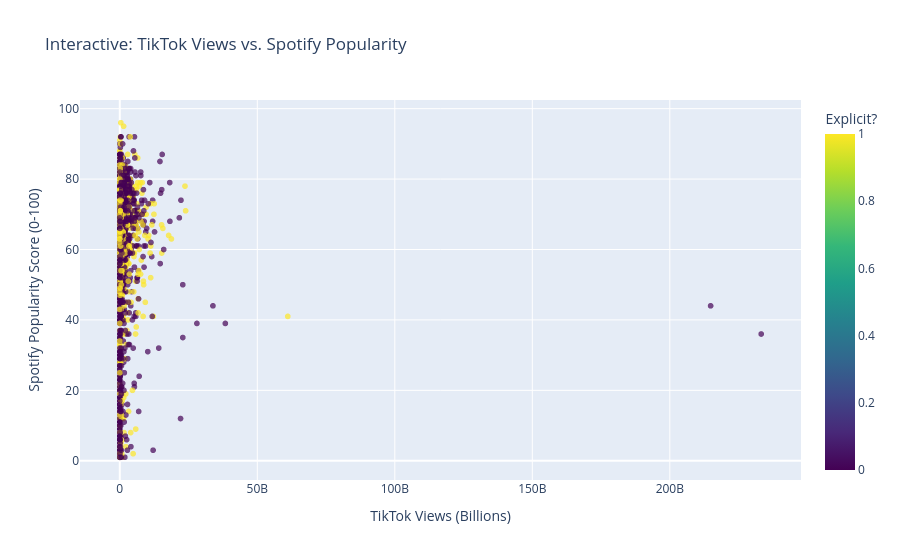

Notebook code cell kept with this figure:
### Code cell
# Create a clean DataFrame specifically for this chart
# We drop rows where Spotify Popularity or TikTok Views are missing (NaN)
scatter_df = df.dropna(subset=['Spotify Popularity', 'TikTok Views']).copy()

# Create the interactive scatter plot
fig = px.scatter(
    scatter_df, 
    x='TikTok Views', 
    y='Spotify Popularity',
    color='Explicit Track',
    hover_data=['Track', 'Artist', 'Spotify Streams'],
    title='Interactive: TikTok Views vs. Spotify Popularity',
    labels={
        'TikTok Views': 'TikTok Views (Billions)', 
        'Spotify Popularity': 'Spotify Popularity Score (0-100)',
        'Explicit Track': 'Explicit?'
    },
    color_continuous_scale=px.colors.sequential.Viridis,
    opacity=0.7
)

# Show the interactive chart
fig.show()

### Figure 1 — Plotly figure (JSON) as saved in the notebook; plotly's stock layout.template omitted (floating-point values rounded to 4 significant figures; data arrays with more than 128 entries replaced by an {"elided": "..."} marker saying what was removed)
{"data": [{"customdata": {"elided": "3781x3 mixed values"}, "hovertemplate": "TikTok Views (Billions)=%{x}<br>Spotify Popularity Score (0-100)=%{y}<br>Track=%{customdata[0]}<br>Artist=%{customdata[1]}<br>Spotify Streams=%{customdata[2]}<br>Explicit?=%{marker.color}<extra></extra>", "legendgroup": "", "marker": {"color": {"elided": "3781 int values"}, "coloraxis": "coloraxis", "opacity": 0.7, "symbol": "circle"}, "mode": "markers", "name": "", "showlegend": false, "type": "scattergl", "x": {"elided": "3781 float values"}, "xaxis": "x", "y": {"elided": "3781 float values"}, "yaxis": "y"}], "layout": {"coloraxis": {"autocolorscale": false, "colorbar": {"title": {"text": "Explicit?"}}, "colorscale": [[0, "#440154"], [0.1111, "#482878"], [0.2222, "#3e4989"], [0.3333, "#31688e"], [0.4444, "#26828e"], [0.5556, "#1f9e89"], [0.6667, "#35b779"], [0.7778, "#6ece58"], [0.8889, "#b5de2b"], [1, "#fde725"]]}, "legend": {"tracegroupgap": 0}, "title": {"text": "Interactive: TikTok Views vs. Spotify Popularity"}, "xaxis": {"anchor": "y", "domain": [0, 1], "title": {"text": "TikTok Views (Billions)"}}, "yaxis": {"anchor": "x", "domain": [0, 1], "title": {"text": "Spotify Popularity Score (0-100)"}}}}
